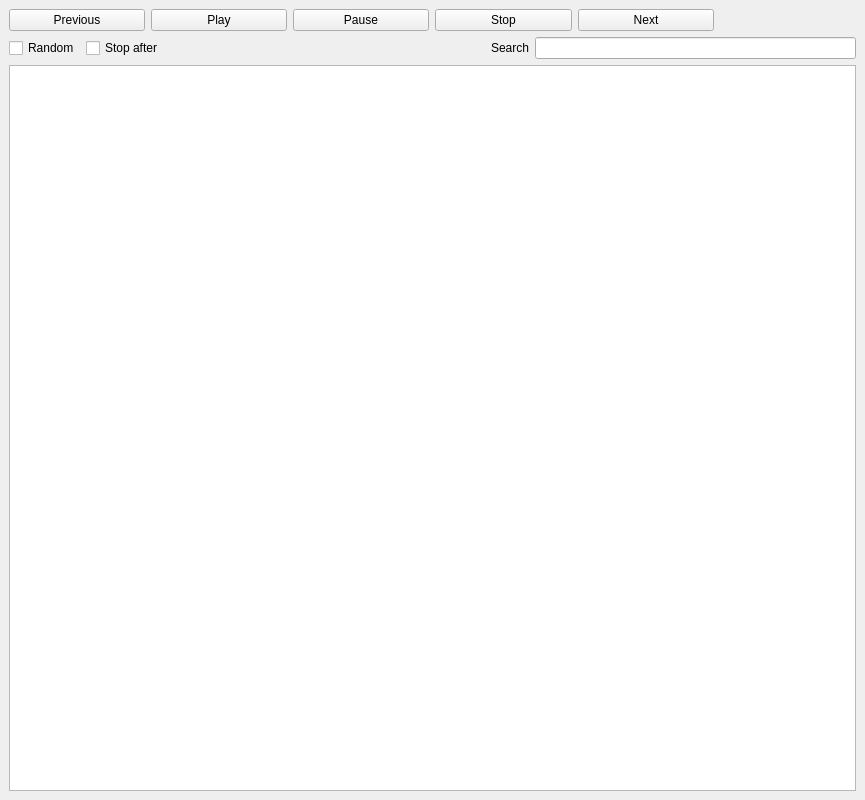
<?xml version="1.0" encoding="UTF-8"?>
<ui version="4.0">
 <class>MainWindow</class>
 <widget class="QMainWindow" name="MainWindow">
  <property name="geometry">
   <rect>
    <x>0</x>
    <y>0</y>
    <width>865</width>
    <height>800</height>
   </rect>
  </property>
  <property name="windowTitle">
   <string>satyr</string>
  </property>
  <widget class="QWidget" name="centralwidget">
   <layout class="QVBoxLayout" name="verticalLayout">
    <item>
     <layout class="QHBoxLayout" name="horizontalLayout">
      <item>
       <widget class="QPushButton" name="prevButton">
        <property name="text">
         <string>Previous</string>
        </property>
       </widget>
      </item>
      <item>
       <widget class="QPushButton" name="playButton">
        <property name="text">
         <string>Play</string>
        </property>
       </widget>
      </item>
      <item>
       <widget class="QPushButton" name="pauseButton">
        <property name="text">
         <string>Pause</string>
        </property>
       </widget>
      </item>
      <item>
       <widget class="QPushButton" name="stopButton">
        <property name="text">
         <string>Stop</string>
        </property>
       </widget>
      </item>
      <item>
       <widget class="QPushButton" name="nextButton">
        <property name="text">
         <string>Next</string>
        </property>
       </widget>
      </item>
      <item>
       <widget class="Phonon::SeekSlider" name="timeSlider"/>
      </item>
     </layout>
    </item>
    <item>
     <layout class="QHBoxLayout" name="horizontalLayout_2">
      <item>
       <widget class="QCheckBox" name="randomCheck">
        <property name="text">
         <string>Random</string>
        </property>
       </widget>
      </item>
      <item>
       <widget class="QCheckBox" name="stopAfterCheck">
        <property name="text">
         <string>Stop after</string>
        </property>
       </widget>
      </item>
      <item>
       <spacer name="horizontalSpacer">
        <property name="orientation">
         <enum>Qt::Horizontal</enum>
        </property>
        <property name="sizeHint" stdset="0">
         <size>
          <width>40</width>
          <height>20</height>
         </size>
        </property>
       </spacer>
      </item>
      <item>
       <widget class="QLabel" name="label">
        <property name="text">
         <string>Search</string>
        </property>
        <property name="buddy">
         <cstring>searchEntry</cstring>
        </property>
       </widget>
      </item>
      <item>
       <widget class="SearchEntry" name="searchEntry"/>
      </item>
     </layout>
    </item>
    <item>
     <widget class="QTableView" name="songsList">
      <property name="alternatingRowColors">
       <bool>true</bool>
      </property>
      <property name="selectionMode">
       <enum>QAbstractItemView::SingleSelection</enum>
      </property>
      <property name="selectionBehavior">
       <enum>QAbstractItemView::SelectRows</enum>
      </property>
      <property name="wordWrap">
       <bool>false</bool>
      </property>
     </widget>
    </item>
   </layout>
  </widget>
 </widget>
 <customwidgets>
  <customwidget>
   <class>Phonon::SeekSlider</class>
   <extends>QWidget</extends>
   <header location="global">phonon/seekslider.h</header>
  </customwidget>
  <customwidget>
   <class>SearchEntry</class>
   <extends>QLineEdit</extends>
   <header>satyr/custom_widgets.h</header>
  </customwidget>
 </customwidgets>
 <resources/>
 <connections/>
</ui>
